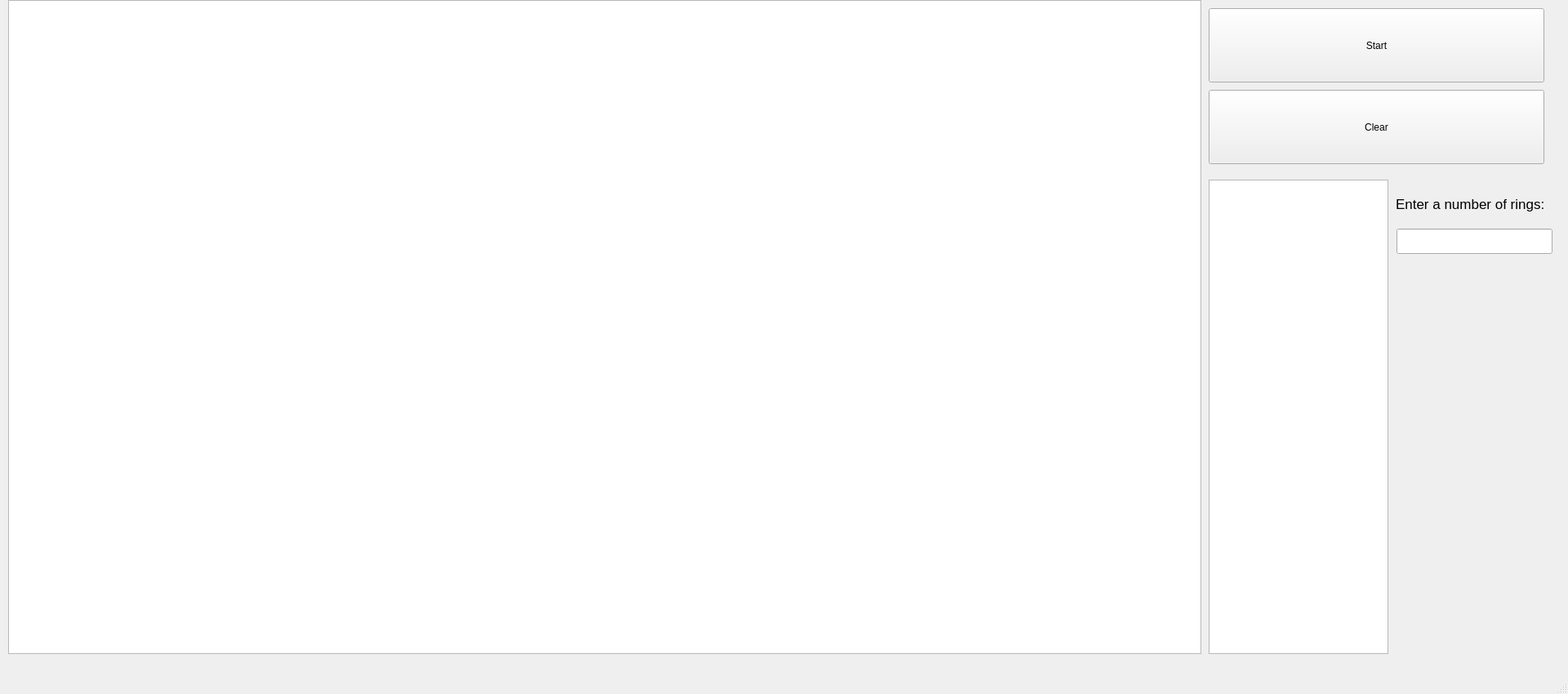
<?xml version="1.0" encoding="UTF-8"?>
<ui version="4.0">
 <class>MainWindow</class>
 <widget class="QMainWindow" name="MainWindow">
  <property name="geometry">
   <rect>
    <x>0</x>
    <y>0</y>
    <width>1920</width>
    <height>850</height>
   </rect>
  </property>
  <property name="windowTitle">
   <string>MainWindow</string>
  </property>
  <widget class="QWidget" name="centralwidget">
   <widget class="QGraphicsView" name="graphicsView">
    <property name="geometry">
     <rect>
      <x>10</x>
      <y>0</y>
      <width>1461</width>
      <height>801</height>
     </rect>
    </property>
   </widget>
   <widget class="QPushButton" name="startPushButton">
    <property name="geometry">
     <rect>
      <x>1480</x>
      <y>10</y>
      <width>411</width>
      <height>91</height>
     </rect>
    </property>
    <property name="text">
     <string>Start</string>
    </property>
   </widget>
   <widget class="QPushButton" name="restartPushButton">
    <property name="geometry">
     <rect>
      <x>1480</x>
      <y>110</y>
      <width>411</width>
      <height>91</height>
     </rect>
    </property>
    <property name="text">
     <string>Clear</string>
    </property>
   </widget>
   <widget class="QTableWidget" name="tableWidget">
    <property name="geometry">
     <rect>
      <x>1480</x>
      <y>220</y>
      <width>220</width>
      <height>581</height>
     </rect>
    </property>
   </widget>
   <widget class="QLineEdit" name="inputLineEdit">
    <property name="geometry">
     <rect>
      <x>1710</x>
      <y>280</y>
      <width>191</width>
      <height>31</height>
     </rect>
    </property>
   </widget>
   <widget class="QLabel" name="label">
    <property name="geometry">
     <rect>
      <x>1709</x>
      <y>230</y>
      <width>201</width>
      <height>40</height>
     </rect>
    </property>
    <property name="font">
     <font>
      <pointsize>13</pointsize>
     </font>
    </property>
    <property name="text">
     <string>Enter a number of rings:</string>
    </property>
   </widget>
  </widget>
  <widget class="QMenuBar" name="menubar">
   <property name="geometry">
    <rect>
     <x>0</x>
     <y>0</y>
     <width>1920</width>
     <height>22</height>
    </rect>
   </property>
  </widget>
  <widget class="QStatusBar" name="statusbar"/>
 </widget>
 <resources/>
 <connections/>
</ui>
